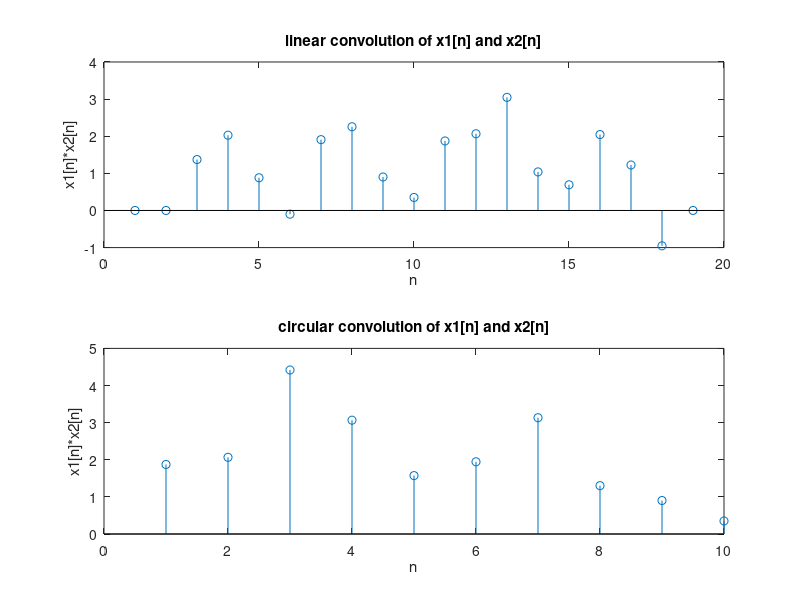

This chart was generated by the following MATLAB code:
n1 = 10;
mu = 0;
sigma = 1;

x1 = mu + sigma * randn(1, n1);

n2 = 10;
x2 = zeros(1,n2);
x2(3:9) = 1;

l_c = conv(x1,x2,"full");
c_c = cconv(x1,x2,n1);

figure;
subplot(2,1,1);
stem(l_c);
title('linear convolution of x1[n] and x2[n]');
xlabel('n');
ylabel('x1[n]*x2[n]');

subplot(2,1,2);
stem(c_c);
title('circular convolution of x1[n] and x2[n]');
xlabel('n');
ylabel('x1[n]*x2[n]');